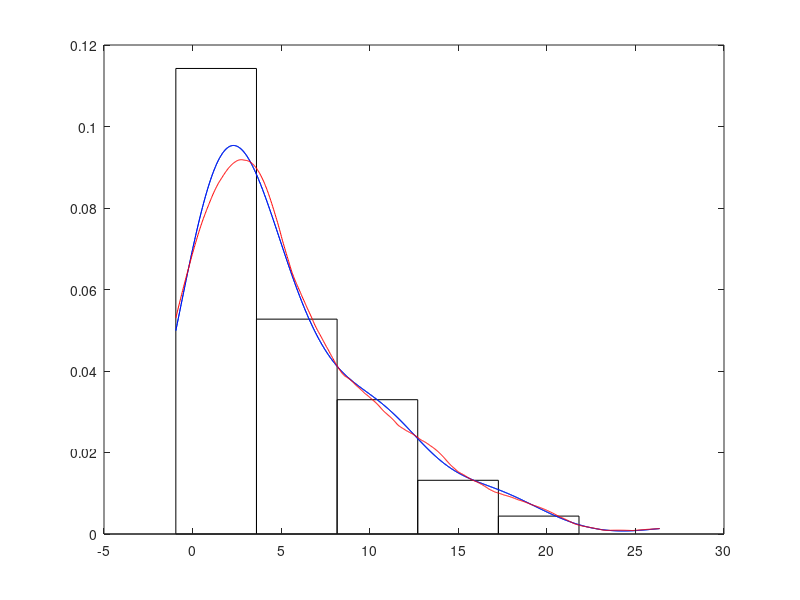

Write MATLAB code to recreate this figure.

clf
data = exprnd(5,1,100)
n = length(data);

h = 2.15*sqrt(var(data))*n^(-1/5);
t0 = min(data)-1;
tm = max(data)+1;
bins = t0:h:tm;
vk = histc(data,bins);
vk(end) = [];

fhat = vk/(n*h);

bc2=(t0-h/2):h:(tm+h/2);
binh = [0 fhat 0];

xinterp = linspace(min(bc2),max(bc2));
fp = interp1(bc2, binh, xinterp);
tm = max(bins);
bc = (t0+h/2):h:(tm-h/2);
bar(bc,fhat,1,'w')
hold on



% axis([30 120 0 0.035])
area = trapz(xinterp,fp);


len = 1000;
x = linspace(t0,tm,len);
fhatN = zeros(size(x));
hn = 1.06*n^(-1/5)*std(data);
for i=1:n
   % get each kernel function evaluated at x
			% centered 		at data
   f=exp(-(1/(2*hn^2))*(x-data(i)).^2)/sqrt(2*pi)/hn;
   fhatN = fhatN+f/(n);
end
plot(x,fhatN);
fhatE = zeros(size(x));
he = hn*(30*sqrt(pi))^(1/5);
for i=1:n
    dom = (x-data(i))/he;
    for j = 1:len
        if abs(dom(j)) <= 1
            f(j) = (3/4)*(1-((x(j)-data(i))/he).^2)/he;
        else
            f(j) = 0;
        end
    end
   fhatE = fhatE+f/(n);
end


plot(x,fhatN,'b',x,fhatE,'r')



